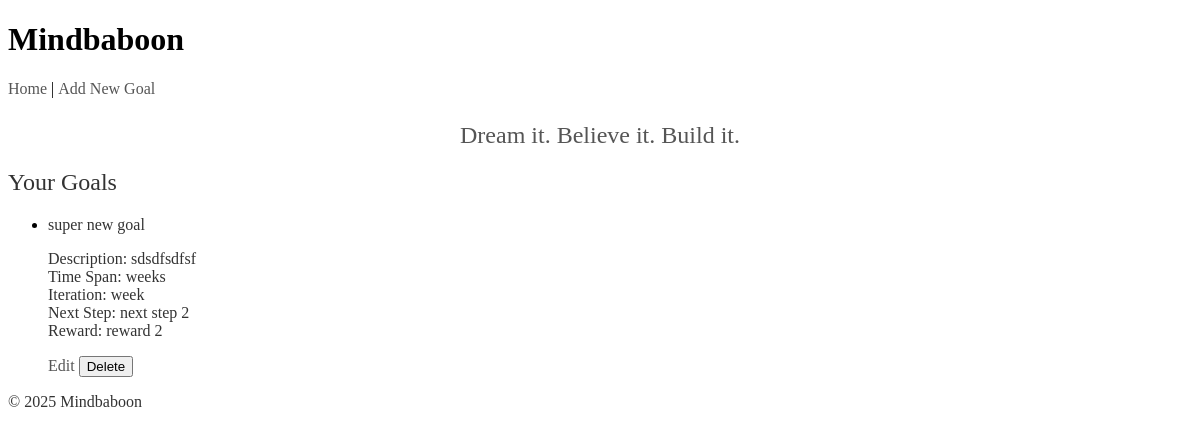
Before: / with the older database file.
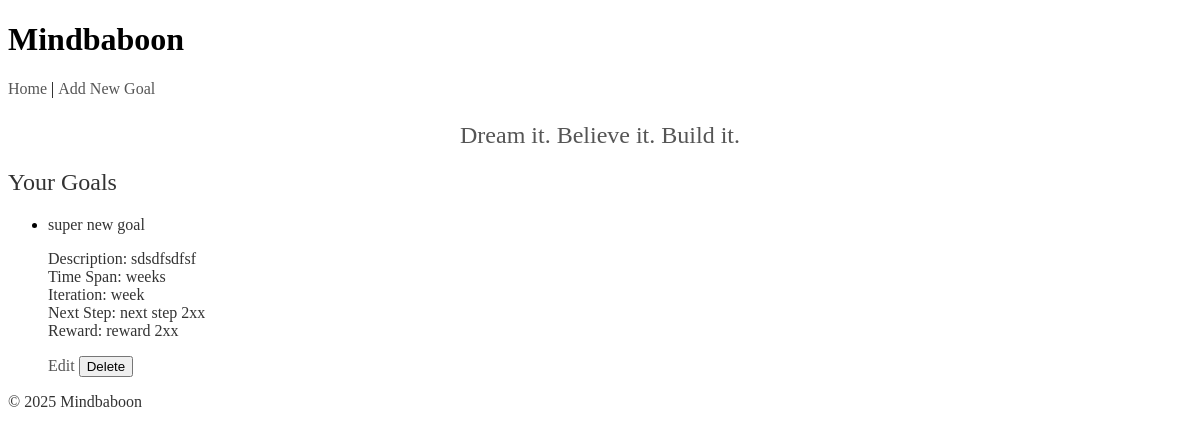
After: the same page with the newer database file.
### tables this page shows
CREATE TABLE goals (
            id INTEGER PRIMARY KEY AUTOINCREMENT,
            goal_name TEXT NOT NULL,
            goal_description TEXT,
            time_span TEXT,
            end_date TEXT,
            iteration TEXT,
            next_steps TEXT,
            reward TEXT,
            completed INTEGER NOT NULL DEFAULT 0,
            is_paused INTEGER NOT NULL DEFAULT 0,
            last_email_sent TIMESTAMP,
            created_at TIMESTAMP NOT NULL,
            last_reminder_at TIMESTAMP
        );

### mindbaboon.py (the view)
@app.route("/")
def index():
    conn = get_db_connection()
    goals = conn.execute("SELECT * FROM goals").fetchall()
    conn.close()
    random_goal = random.choice(MOTIVATIONAL_GOALS)
    return render_template("index.html", goals=goals, motivational_goal=random_goal)

### mindbaboon.py (called while the page is built)
def get_db_connection():
    conn = sqlite3.connect("mindbaboon.db")
    conn.row_factory = sqlite3.Row
    return conn

### templates/index.html (shortened to what this page needs)
{% extends "base.html" %}
{% block content %}
<p class="motivational-goal">{{ motivational_goal }}</p>
<h2>Your Goals</h2>
{% if goals %}
  <ul>
    {% for goal in goals %}
      <li>
        <strong>{{ goal.goal_name }}</strong>
        <p>
          <strong>Description:</strong> {{ goal.goal_description }}<br>
          <strong>Time Span:</strong> {{ goal.time_span }}
          <br>
          <strong>Iteration:</strong> {{ goal.iteration }}<br>
          <strong>Next Step:</strong> {{ goal.next_steps }}<br>
          <strong>Reward:</strong> {{ goal.reward }}
        </p>
        <a href="{{ url_for('edit_goal', goal_id=goal['id']) }}">Edit</a>
        <form action="{{ url_for('delete_goal', goal_id=goal['id']) }}" method="POST" style="display:inline">
          <button type="submit">Delete</button>
        </form>
      </li>
    {% endfor %}
  </ul>
{% else %}
  <p>No goals yet. <a href="{{ url_for('add_goal') }}">Add one</a>.</p>
{% endif %}
{% endblock %}

### templates/base.html (shortened to what this page needs)
<!DOCTYPE html>
<html lang="en">
<head>
  <link rel="stylesheet" href="https://use.typekit.net/enw8aoe.css">
  <link rel="stylesheet" href="{{ url_for('static', filename='style.css') }}">
</head>
<body>
  <header>
    <h1>Mindbaboon</h1>
    <nav>
      <a href="{{ url_for('index') }}">Home</a> |
      <a href="{{ url_for('add_goal') }}">Add New Goal</a>
    </nav>
  </header>
  <main>
    {% block content %}{% endblock %}
  </main>
  <footer>
    <p>© 2025 Mindbaboon</p>
  </footer>
</body>
</html>

### static/style.css (style rules this page uses)
h2, p, strong, em, a { font-family: "crete", serif; font-weight: 400; color: #333; }
a { text-decoration: none; color: #555; }
.motivational-goal { font-family: "crete", serif; font-size: 1.5rem; font-weight: 400; color: #555; margin-bottom: 20px; text-align: center; }
::placeholder { color: #ccc; }

Changed rows visible on the page:
changed goals "super new goal": next_steps "next step 2" → "next step 2xx"; reward "reward 2" → "reward 2xx"
